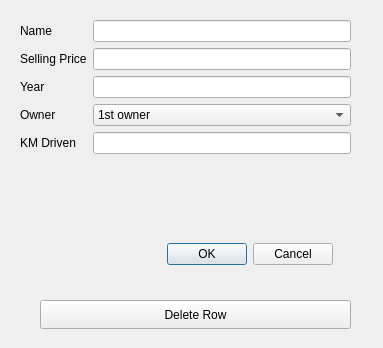
<?xml version="1.0" encoding="UTF-8"?>
<ui version="4.0">
 <class>editremove</class>
 <widget class="QDialog" name="editremove">
  <property name="geometry">
   <rect>
    <x>0</x>
    <y>0</y>
    <width>383</width>
    <height>348</height>
   </rect>
  </property>
  <property name="windowTitle">
   <string>Dialog</string>
  </property>
  <widget class="QWidget" name="formLayoutWidget_2">
   <property name="geometry">
    <rect>
     <x>20</x>
     <y>20</y>
     <width>331</width>
     <height>181</height>
    </rect>
   </property>
   <layout class="QFormLayout" name="formLayout_2">
    <item row="0" column="0">
     <widget class="QLabel" name="label">
      <property name="text">
       <string>Name</string>
      </property>
     </widget>
    </item>
    <item row="1" column="0">
     <widget class="QLabel" name="label_2">
      <property name="text">
       <string>Selling Price</string>
      </property>
     </widget>
    </item>
    <item row="4" column="0">
     <widget class="QLabel" name="label_3">
      <property name="text">
       <string>KM Driven</string>
      </property>
     </widget>
    </item>
    <item row="3" column="0">
     <widget class="QLabel" name="label_4">
      <property name="text">
       <string>Owner</string>
      </property>
     </widget>
    </item>
    <item row="2" column="0">
     <widget class="QLabel" name="label_5">
      <property name="text">
       <string>Year</string>
      </property>
     </widget>
    </item>
    <item row="4" column="1">
     <widget class="QLineEdit" name="lineKM"/>
    </item>
    <item row="2" column="1">
     <widget class="QLineEdit" name="lineYear"/>
    </item>
    <item row="1" column="1">
     <widget class="QLineEdit" name="linePrice"/>
    </item>
    <item row="0" column="1">
     <widget class="QLineEdit" name="lineName"/>
    </item>
    <item row="3" column="1">
     <widget class="QComboBox" name="comboBox">
      <item>
       <property name="text">
        <string>1st owner</string>
       </property>
      </item>
      <item>
       <property name="text">
        <string>2nd owner</string>
       </property>
      </item>
      <item>
       <property name="text">
        <string>3rd owner</string>
       </property>
      </item>
      <item>
       <property name="text">
        <string>4th owner</string>
       </property>
      </item>
     </widget>
    </item>
   </layout>
  </widget>
  <widget class="QDialogButtonBox" name="buttonBox">
   <property name="geometry">
    <rect>
     <x>140</x>
     <y>240</y>
     <width>193</width>
     <height>29</height>
    </rect>
   </property>
   <property name="orientation">
    <enum>Qt::Horizontal</enum>
   </property>
   <property name="standardButtons">
    <set>QDialogButtonBox::Cancel|QDialogButtonBox::Ok</set>
   </property>
  </widget>
  <widget class="QPushButton" name="deleteRowButton">
   <property name="geometry">
    <rect>
     <x>40</x>
     <y>300</y>
     <width>311</width>
     <height>29</height>
    </rect>
   </property>
   <property name="text">
    <string>Delete Row</string>
   </property>
  </widget>
 </widget>
 <resources/>
 <connections>
  <connection>
   <sender>buttonBox</sender>
   <signal>rejected()</signal>
   <receiver>editremove</receiver>
   <slot>reject()</slot>
   <hints>
    <hint type="sourcelabel">
     <x>292</x>
     <y>249</y>
    </hint>
    <hint type="destinationlabel">
     <x>286</x>
     <y>274</y>
    </hint>
   </hints>
  </connection>
  <connection>
   <sender>buttonBox</sender>
   <signal>accepted()</signal>
   <receiver>editremove</receiver>
   <slot>accept()</slot>
   <hints>
    <hint type="sourcelabel">
     <x>248</x>
     <y>254</y>
    </hint>
    <hint type="destinationlabel">
     <x>157</x>
     <y>274</y>
    </hint>
   </hints>
  </connection>
 </connections>
</ui>
